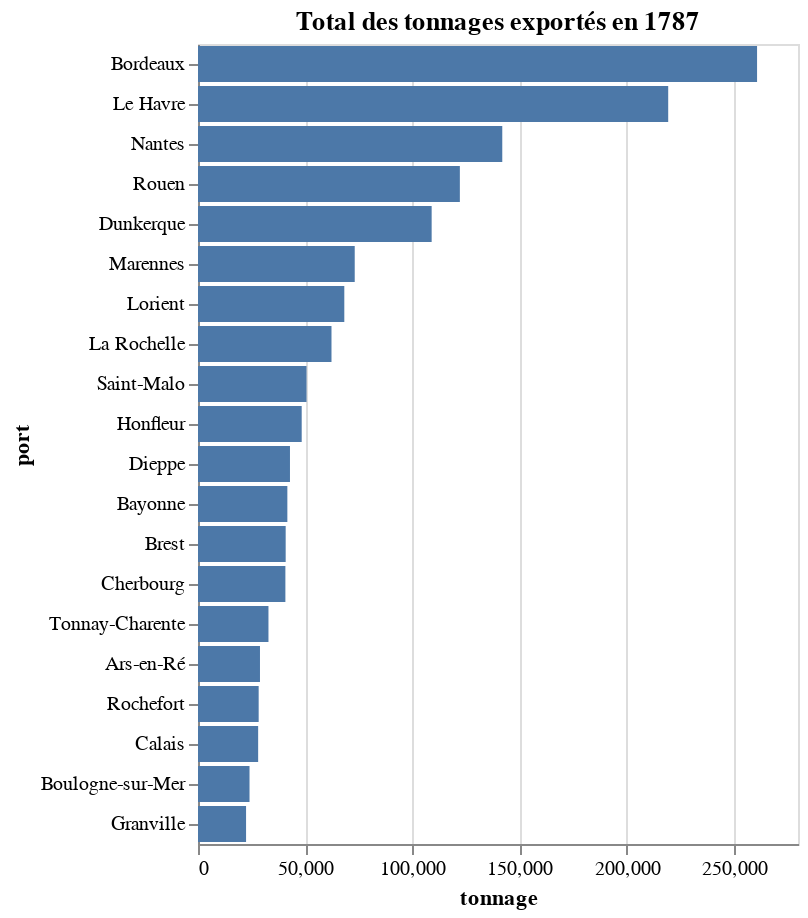

Notebook code for this chart:
### Code cell
VegaLite({
    "$schema": "https://vega.github.io/schema/vega-lite/v5.json",
    "title": "Total des tonnages exportés en 1787",
    "mark": "bar",
    "data": {
        "values": tonnage
    },
    "encoding": {
        "x": {
            "field": "tonnage",
            "type": "quantitative", 
            "title": "tonnage"
        },
        "y": {
            "field": "port",
            "type": "nominal",
            "title": "port",
            "sort": "-x"
        }
    }
})

### Figure 1 — Vega-Lite specification as saved in the notebook (floating-point values rounded to 4 significant figures)
{"$schema": "https://vega.github.io/schema/vega-lite/v5.json", "data": {"values": [{"port": "Bordeaux", "tonnage": 260896}, {"port": "Le Havre", "tonnage": 219429}, {"port": "Nantes", "tonnage": 141995}, {"port": "Rouen", "tonnage": 122202}, {"port": "Dunkerque", "tonnage": 109038}, {"port": "Marennes", "tonnage": 73139}, {"port": "Lorient", "tonnage": 68277}, {"port": "La Rochelle", "tonnage": 62296}, {"port": "Saint-Malo", "tonnage": 50643}, {"port": "Honfleur", "tonnage": 48393}, {"port": "Dieppe", "tonnage": 42920}, {"port": "Bayonne", "tonnage": 41699}, {"port": "Brest", "tonnage": 40916}, {"port": "Cherbourg", "tonnage": 40779}, {"port": "Tonnay-Charente", "tonnage": 32882}, {"port": "Ars-en-Ré", "tonnage": 28922}, {"port": "Rochefort", "tonnage": 28313}, {"port": "Calais", "tonnage": 28070}, {"port": "Boulogne-sur-Mer", "tonnage": 24044}, {"port": "Granville", "tonnage": 22430}]}, "encoding": {"x": {"field": "tonnage", "title": "tonnage", "type": "quantitative"}, "y": {"field": "port", "sort": "-x", "title": "port", "type": "nominal"}}, "mark": "bar", "title": "Total des tonnages exportés en 1787"}
